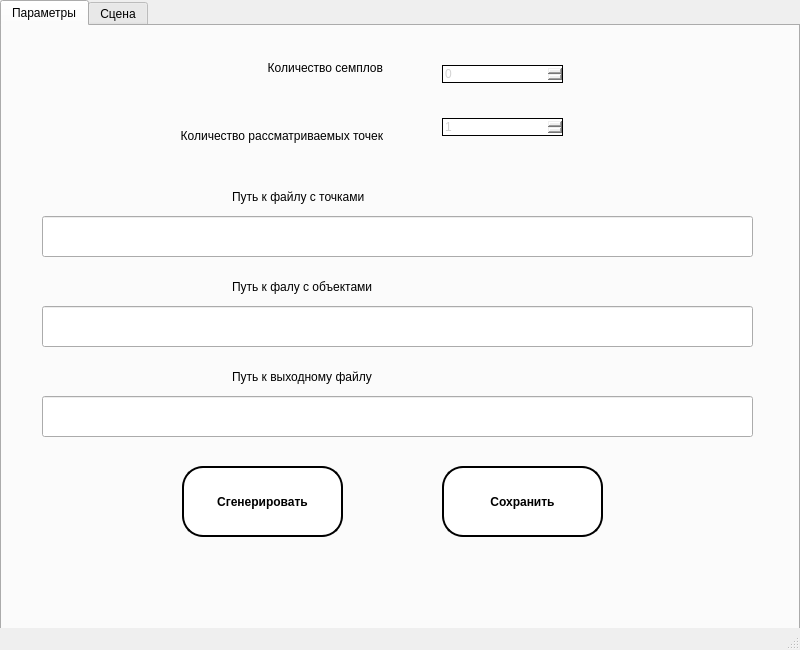
<?xml version="1.0" encoding="UTF-8"?>
<ui version="4.0">
 <class>MainWindow</class>
 <widget class="QMainWindow" name="MainWindow">
  <property name="geometry">
   <rect>
    <x>0</x>
    <y>0</y>
    <width>800</width>
    <height>650</height>
   </rect>
  </property>
  <property name="minimumSize">
   <size>
    <width>800</width>
    <height>650</height>
   </size>
  </property>
  <property name="maximumSize">
   <size>
    <width>800</width>
    <height>650</height>
   </size>
  </property>
  <property name="windowTitle">
   <string>MainWindow</string>
  </property>
  <widget class="QWidget" name="centralwidget">
   <widget class="QTabWidget" name="tabWidget">
    <property name="geometry">
     <rect>
      <x>0</x>
      <y>0</y>
      <width>800</width>
      <height>650</height>
     </rect>
    </property>
    <property name="minimumSize">
     <size>
      <width>800</width>
      <height>650</height>
     </size>
    </property>
    <property name="styleSheet">
     <string notr="true"/>
    </property>
    <property name="currentIndex">
     <number>0</number>
    </property>
    <widget class="QWidget" name="tab_2">
     <property name="styleSheet">
      <string notr="true">QWidget#tab_3 </string>
     </property>
     <attribute name="title">
      <string>Параметры</string>
     </attribute>
     <widget class="QWidget" name="verticalLayoutWidget">
      <property name="geometry">
       <rect>
        <x>440</x>
        <y>10</y>
        <width>121</width>
        <height>131</height>
       </rect>
      </property>
      <layout class="QVBoxLayout" name="verticalLayout">
       <item>
        <widget class="QSpinBox" name="spinBox1">
         <property name="cursor">
          <cursorShape>ArrowCursor</cursorShape>
         </property>
         <property name="styleSheet">
          <string notr="true">color:lightgrey;
border:1px solid black;</string>
         </property>
         <property name="minimum">
          <number>0</number>
         </property>
         <property name="maximum">
          <number>999999</number>
         </property>
         <property name="singleStep">
          <number>100</number>
         </property>
        </widget>
       </item>
       <item>
        <widget class="QSpinBox" name="spinBox">
         <property name="styleSheet">
          <string notr="true">color:lightgrey;
border:1px solid black;</string>
         </property>
         <property name="buttonSymbols">
          <enum>QAbstractSpinBox::UpDownArrows</enum>
         </property>
         <property name="minimum">
          <number>1</number>
         </property>
         <property name="maximum">
          <number>9999</number>
         </property>
        </widget>
       </item>
      </layout>
     </widget>
     <widget class="QLineEdit" name="lineEdit">
      <property name="geometry">
       <rect>
        <x>40</x>
        <y>190</y>
        <width>711</width>
        <height>41</height>
       </rect>
      </property>
      <property name="styleSheet">
       <string notr="true">QLineEdit{
font: 20pt &quot;Futura&quot;;
color: black;
}</string>
      </property>
      <property name="text">
       <string/>
      </property>
      <property name="clearButtonEnabled">
       <bool>true</bool>
      </property>
     </widget>
     <widget class="QLineEdit" name="lineEdit_3">
      <property name="geometry">
       <rect>
        <x>40</x>
        <y>370</y>
        <width>711</width>
        <height>41</height>
       </rect>
      </property>
      <property name="styleSheet">
       <string notr="true">QLineEdit{
font: 20pt &quot;Futura&quot;;
color: black;
}</string>
      </property>
      <property name="clearButtonEnabled">
       <bool>true</bool>
      </property>
     </widget>
     <widget class="QLineEdit" name="lineEdit_2">
      <property name="geometry">
       <rect>
        <x>40</x>
        <y>280</y>
        <width>711</width>
        <height>41</height>
       </rect>
      </property>
      <property name="styleSheet">
       <string notr="true">QLineEdit{
font: 20pt &quot;Futura&quot;;
color: black;
}</string>
      </property>
      <property name="clearButtonEnabled">
       <bool>true</bool>
      </property>
     </widget>
     <widget class="QPushButton" name="pushButton">
      <property name="geometry">
       <rect>
        <x>180</x>
        <y>440</y>
        <width>161</width>
        <height>71</height>
       </rect>
      </property>
      <property name="styleSheet">
       <string notr="true">QPushButton {
    font: 75 10pt &quot;Futura&quot;;
    font-weight: bold;
    color: rgb(0,0,0);
    border: 2px solid black; 
    border-radius: 21px;
    background-color: white;
}

QPushButton:pressed {
    font: 75 10pt &quot;Futura&quot;;
    font-weight: bold;
    color: rgb(255, 255, 255);
    background-color: gray;
    border: 2px solid black; 
    border-radius: 21px;
}</string>
      </property>
      <property name="text">
       <string>Сгенерировать</string>
      </property>
     </widget>
     <widget class="QLabel" name="label_4">
      <property name="geometry">
       <rect>
        <x>230</x>
        <y>150</y>
        <width>231</width>
        <height>41</height>
       </rect>
      </property>
      <property name="styleSheet">
       <string notr="true">QLabel#label_4{
	font: 16pt &quot;Gill Sans&quot;;
color: Black;
}</string>
      </property>
      <property name="text">
       <string>Путь к файлу с точками</string>
      </property>
     </widget>
     <widget class="QLabel" name="label_5">
      <property name="geometry">
       <rect>
        <x>230</x>
        <y>330</y>
        <width>241</width>
        <height>41</height>
       </rect>
      </property>
      <property name="styleSheet">
       <string notr="true">QLabel#label_5{
	font: 16pt &quot;Gill Sans&quot;;
color: Black;
}</string>
      </property>
      <property name="text">
       <string>Путь к выходному файлу</string>
      </property>
     </widget>
     <widget class="QLabel" name="label_6">
      <property name="geometry">
       <rect>
        <x>230</x>
        <y>240</y>
        <width>251</width>
        <height>41</height>
       </rect>
      </property>
      <property name="styleSheet">
       <string notr="true">QLabel#label_6{
	font: 16pt &quot;Gill Sans&quot;;
color: Black;
}</string>
      </property>
      <property name="text">
       <string>Путь к фалу с объектами</string>
      </property>
     </widget>
     <widget class="QLabel" name="label_7">
      <property name="geometry">
       <rect>
        <x>30</x>
        <y>530</y>
        <width>721</width>
        <height>41</height>
       </rect>
      </property>
      <property name="font">
       <font>
        <family>Gill Sans</family>
        <pointsize>16</pointsize>
        <weight>50</weight>
        <italic>false</italic>
        <bold>false</bold>
       </font>
      </property>
      <property name="styleSheet">
       <string notr="true">QLabel#label_7{
font: 16pt &quot;Gill Sans&quot;;
color: Black;
}</string>
      </property>
      <property name="text">
       <string/>
      </property>
      <property name="alignment">
       <set>Qt::AlignCenter</set>
      </property>
     </widget>
     <widget class="QWidget" name="verticalLayoutWidget_2">
      <property name="geometry">
       <rect>
        <x>10</x>
        <y>10</y>
        <width>371</width>
        <height>131</height>
       </rect>
      </property>
      <layout class="QVBoxLayout" name="verticalLayout_2">
       <item>
        <widget class="QLabel" name="label_8">
         <property name="layoutDirection">
          <enum>Qt::RightToLeft</enum>
         </property>
         <property name="styleSheet">
          <string notr="true">QLabel#label_8{
	font: 16pt &quot;Gill Sans&quot;;
color: Black;
}</string>
         </property>
         <property name="text">
          <string>Количество cемплов</string>
         </property>
         <property name="alignment">
          <set>Qt::AlignRight|Qt::AlignTrailing|Qt::AlignVCenter</set>
         </property>
        </widget>
       </item>
       <item>
        <widget class="QLabel" name="label_9">
         <property name="styleSheet">
          <string notr="true">QLabel#label_9{
	font: 16pt &quot;Gill Sans&quot;;
color: Black;
}</string>
         </property>
         <property name="text">
          <string>Количество рассматриваемых точек</string>
         </property>
         <property name="alignment">
          <set>Qt::AlignRight|Qt::AlignTrailing|Qt::AlignVCenter</set>
         </property>
        </widget>
       </item>
      </layout>
     </widget>
     <widget class="QPushButton" name="pushButton_2">
      <property name="geometry">
       <rect>
        <x>440</x>
        <y>440</y>
        <width>161</width>
        <height>71</height>
       </rect>
      </property>
      <property name="styleSheet">
       <string notr="true">QPushButton {
    font: 75 10pt &quot;Futura&quot;;
    font-weight: bold;
    color: rgb(0,0,0);
    border: 2px solid black;  /* Черная рамка */
    border-radius: 21px;
    background-color: white;
}

QPushButton:pressed {
    font: 75 10pt &quot;Futura&quot;;
    font-weight: bold;
    color: rgb(255, 255, 255);
    background-color: gray;
    border: 2px solid black;  /* Черная рамка */
    border-radius: 21px;
}</string>
      </property>
      <property name="text">
       <string>Сохранить</string>
      </property>
     </widget>
    </widget>
    <widget class="QWidget" name="tab">
     <property name="minimumSize">
      <size>
       <width>0</width>
       <height>0</height>
      </size>
     </property>
     <attribute name="title">
      <string>Сцена</string>
     </attribute>
     <widget class="QLabel" name="label">
      <property name="geometry">
       <rect>
        <x>0</x>
        <y>0</y>
        <width>800</width>
        <height>650</height>
       </rect>
      </property>
      <property name="minimumSize">
       <size>
        <width>800</width>
        <height>650</height>
       </size>
      </property>
      <property name="text">
       <string/>
      </property>
     </widget>
     <widget class="QLabel" name="label_2">
      <property name="geometry">
       <rect>
        <x>0</x>
        <y>0</y>
        <width>800</width>
        <height>650</height>
       </rect>
      </property>
      <property name="minimumSize">
       <size>
        <width>800</width>
        <height>650</height>
       </size>
      </property>
      <property name="text">
       <string/>
      </property>
     </widget>
    </widget>
   </widget>
  </widget>
  <widget class="QMenuBar" name="menubar">
   <property name="geometry">
    <rect>
     <x>0</x>
     <y>0</y>
     <width>800</width>
     <height>21</height>
    </rect>
   </property>
   <property name="defaultUp">
    <bool>true</bool>
   </property>
   <property name="nativeMenuBar">
    <bool>false</bool>
   </property>
  </widget>
  <widget class="QStatusBar" name="statusbar"/>
 </widget>
 <resources/>
 <connections/>
</ui>
